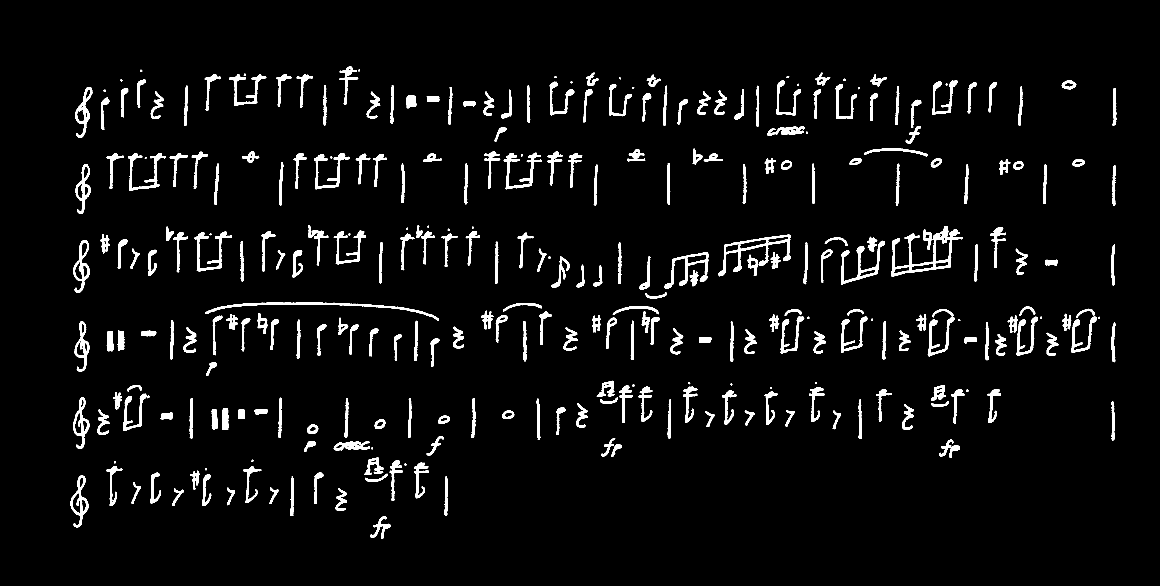
%> input picture 3 _ Alicia Fornes _ Document Image Analysis/Laboratory/Writer_Ident_BoW/TestPages/wA_p002.png, 3479 x 1757 px (shown at 1/3 size)
$ octave --eval "result = f_compute_glcm('TestPages/wA_p002.png');"   (GNU Octave 9; MATLAB toolbox functions it lacks are replaced by stand-ins)
%> lines starting %> are read from the running program, lines starting %| are printed output that depends on the picture; in (x1, y1, x2, y2) boxes, pixels count from 0 and x2, y2 are one past the last pixel; in counts of white or black regions, pixels touching at a corner belong together; the program's own positions count from 1
function glcm_values = f_compute_glcm(name_im)
%> called with name_im = 'TestPages/wA_p002.png'

% Compute the Gray-level co-occurrence matrix from the
% connected components of the image

compute_glcm = 1;  % compute GLCM? if 0 then compute Zoning

% PARAMETERS
minimum_area = 50; % elements with small area will be removed
%glcm_offset = [0 1; -1 1; -1 0; -1 -1]; % vertical and diagonal
glcm_offset = [0 1; -1,2; -1 1; -2,1; -1 0; -1 -1; -2,-1]; %MORE ANGLES

im_in=imread(name_im);
%> im_in: size 1757x3479 logical; 4.3% white; 308 white regions (4 under 20 px), largest, box (x1, y1, x2, y2) and area: (2674, 678, 2888, 830) 7399, (2155, 704, 2373, 829) 4849, (616, 907, 1317, 963) 4272

% remove small components
im = (bwareaopen(im_in,minimum_area));
%> im: size 1757x3479 logical; 4.3% white; 263 white regions

% detect the connected components
cc = bwlabel(im);
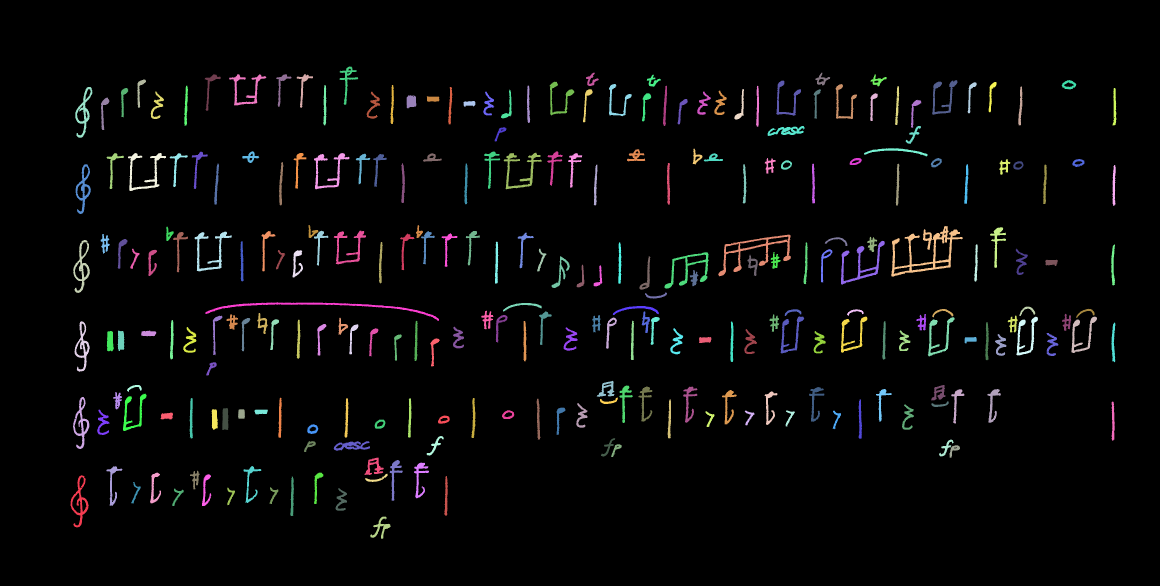
%> cc: size 1757x3479 double (shown at 1/3 size); 264 distinct labels, from 0 to 263; one colour per label, 0 black
stats = regionprops(cc, 'BoundingBox');
%> stats = 263 regions; largest, box (x1, y1, x2, y2): (616, 907, 1317, 963), (2674, 678, 2888, 830), (2155, 704, 2373, 829), (2523, 722, 2655, 854), (1993, 757, 2126, 866)
for(i=1:max(max(cc)))
    pos = stats(i).BoundingBox;
    pos = floor(pos);
    y1=pos(1); if(y1<1) y1=1; end
    y2=pos(1)+pos(3);
    x1=pos(2); if(x1<1) x1=1; end
    x2=pos(2)+pos(4);

    %figure, imshow(im_in(x1:x2,y1:y2)); % plot the connected component

    if(compute_glcm==1)
        % Compute GLCM
        glcm = graycomatrix(im_in(x1:x2,y1:y2),'NumLevels',2,'Offset',glcm_offset);

        % transform matrix into a vector
        glcm_reshaped = reshape(glcm,[1,numel(glcm)]);

        % normalize (sum vector =100)
        sum_vector = sum(sum(glcm_reshaped));
        glcm_reshaped_norm = 100*glcm_reshaped/sum_vector;
        glcm_values(i,1:numel(glcm)) = glcm_reshaped_norm;

    else
        % Compute zoning instead
        znfil = 5; zncol = 5;  % ZONING
        glcm_values(i,1:znfil*zncol) = f_zoning( im_in(x1:x2,y1:y2), znfil, zncol );

    end

end
%> this loop made 263 passes
%> (pos, y2, x2, sum_vector) on passes 1 to 12: ([211 1426 55 156], 266, 1582, 60005), ([219 1191 49 156], 268, 1347, 53459), ([220 720 50 159], 270, 879, 55600), ([223 964 46 151], 269, 1115, 48576), ([226 261 51 152], 277, 413, 54213), ([227 493 46 149], 273, 642, 47932), ([291 1229 38 76], 329, 1305, 20178), ([302 702 27 59], 329, 761, 11124), ([303 293 25 97], 328, 390, 16950), ([319 1399 48 119], 367, 1518, 39936), ([320 459 52 108], 372, 567, 39260), ([320 993 22 61], 342, 1054, 9372)
%> after the loop, glcm_reshaped = 28 values, max 796 at index 20, min 30 at index 19, mean 307.1; glcm_reshaped_norm = 28 values, max 9.26 at index 20, min 0.349 at index 19, mean 3.57; sum_vector = 8600
%> `result = f_compute_glcm('TestPages/wA_p002.png');`:
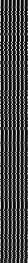
%> result: size 263x28 double; min 0.0857, max 12.8, mean 3.57; drawn with min black and max white

$ run again, on 3 _ Alicia Fornes _ Document Image Analysis/Laboratory/Writer_Ident_BoW/TestPages/wB_p003.png
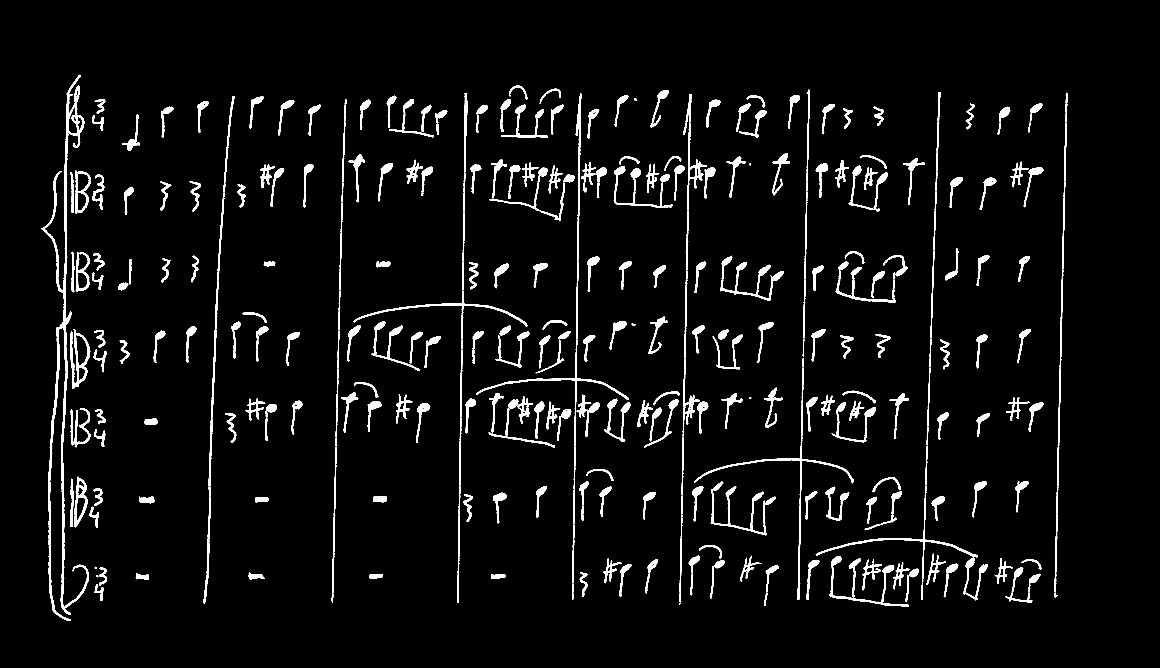
%> input picture 3 _ Alicia Fornes _ Document Image Analysis/Laboratory/Writer_Ident_BoW/TestPages/wB_p003.png, 3479 x 2003 px (shown at 1/3 size)
%> im_in: size 2003x3479 logical; 4.4% white; 384 white regions (11 under 20 px), largest, box (x1, y1, x2, y2) and area: (124, 224, 267, 1862) 21155, (1428, 784, 1886, 1337) 4470, (2132, 1444, 2327, 1606) 4025
%> im: size 2003x3479 logical; 4.4% white; 367 white regions
%> in f_compute_glcm, `cc = bwlabel(im);`:
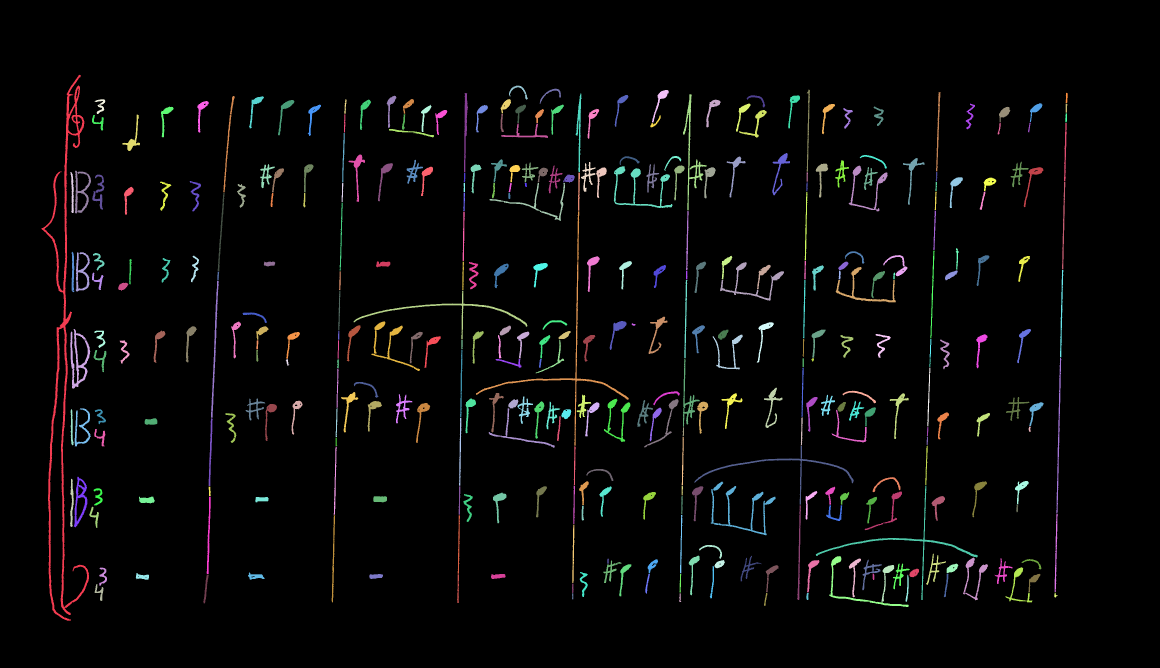
%> cc: size 2003x3479 double (shown at 1/3 size); 368 distinct labels, from 0 to 367; one colour per label, 0 black
%> stats = 367 regions; largest, box (x1, y1, x2, y2): (1428, 784, 1886, 1337), (124, 224, 267, 1862), (2447, 1457, 2933, 1800), (2083, 1338, 2561, 1514), (1061, 872, 1582, 1018)
%> the loop in f_compute_glcm, `for(i=1:max(max(cc)))` made 367 passes
%> (pos, y2, x2, sum_vector) on passes 1 to 8: ([124 224 143 1638], 267, 1862, 1639495), ([210 987 61 179], 271, 1166, 76372), ([210 1436 12 145], 222, 1581, 12168), ([211 516 11 123], 222, 639, 9460), ([212 1227 9 109], 221, 1336, 6858), ([215 755 8 122], 223, 877, 6824), ([221 1430 41 152], 262, 1582, 43583), ([224 1225 48 114], 272, 1339, 38256)
%> after the loop in f_compute_glcm, `for(i=1:max(max(cc)))`: glcm_reshaped = 28 values, max 108 at index 20, min 0 at index 25, mean 33.57; glcm_reshaped_norm = 28 values, max 11.49 at index 20, min 0 at index 25, mean 3.57; sum_vector = 940
%> `result = f_compute_glcm('TestPages/wA_p002.png');`:
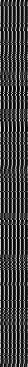
%> result: size 367x28 double; min 0, max 13.81, mean 3.57; drawn with min black and max white
